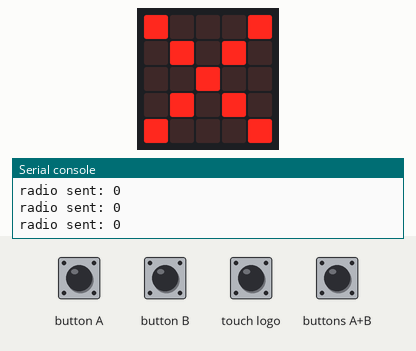
Recording of a program running on a simulated BBC micro:bit (MakeCode). Shown: the board's 5×5 LED display, the last lines printed to the serial console. The test bench sets the inputs (shaded band). No radio messages arrive unless stated (any console line starting 'radio sent:' is added by the test bench).

Above: at 1.2 s.
1.3 s: button A pressed for 1 s
At 2.3 s:
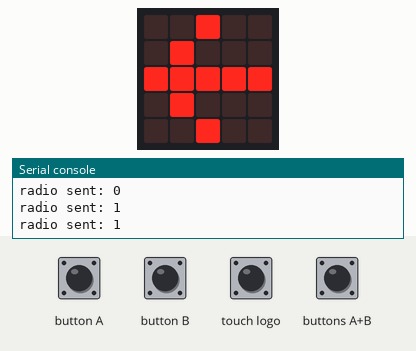
4.0 s: button B pressed for 0.25 s
At 4.42 s:
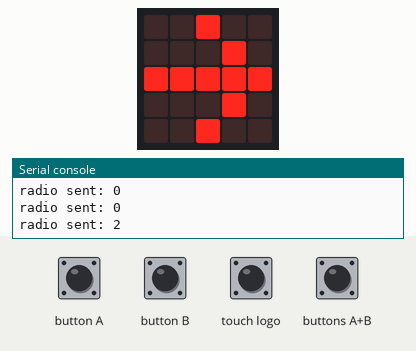
6.1 s: touch logo pressed for 0.25 s
At 6.52 s:
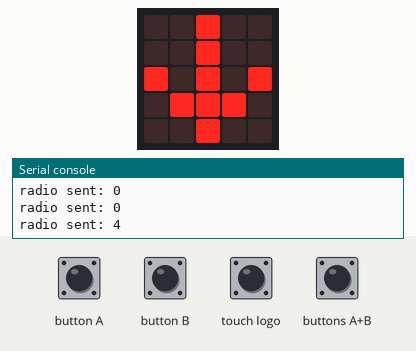
8.2 s: buttons A+B pressed for 0.25 s
At 8.62 s:
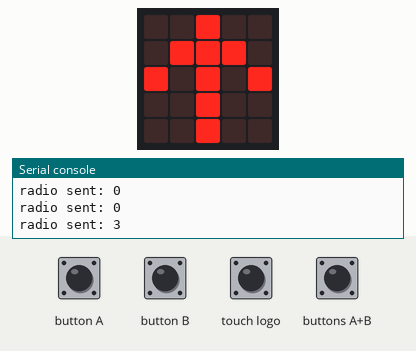
Timing chart, 0 to 11.2 s (numbered marks = the images above; inputs shaded):
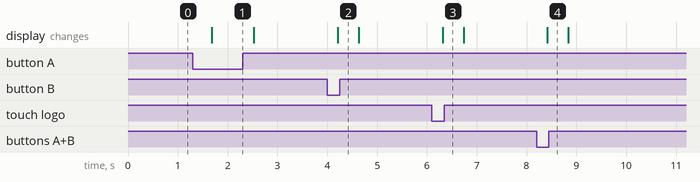

The program:

main.ts
```typescript
radio.setGroup(0)
let id = 0
basic.forever(function () {
    if (input.buttonIsPressed(Button.A)) {
        id = 1
    }
    if (input.buttonIsPressed(Button.B)) {
        id = 2
    }
    if (input.buttonIsPressed(Button.AB)) {
        id = 3
    }
    if (input.logoIsPressed()) {
        id = 4
    }
    radio.sendNumber(id)
    basic.clearScreen()
    if (id == 1) {
        basic.showLeds(`
            . . # . .
            . # . . .
            # # # # #
            . # . . .
            . . # . .
            `)
    } else if (id == 2) {
        basic.showLeds(`
            . . # . .
            . . . # .
            # # # # #
            . . . # .
            . . # . .
            `)
    } else if (id == 3) {
        basic.showLeds(`
            . . # . .
            . # # # .
            # . # . #
            . . # . .
            . . # . .
            `)
    } else if (id == 4) {
        basic.showLeds(`
            . . # . .
            . . # . .
            # . # . #
            . # # # .
            . . # . .
            `)
    } else {
        basic.showLeds(`
            # . . . #
            . # . # .
            . . # . .
            . # . # .
            # . . . #
            `)
    }
    id = 0
})
```

test.ts
```typescript
// Hier kann man Tests durchführen; diese Datei wird nicht kompiliert, wenn dieses Paket als Erweiterung verwendet wird.
```

Measured:
- after the input at 1.3 s, the display: changes after 0.38 s (image 1)
- after the input at 4.0 s, the display: changes after 0.21 s (image 2)
- after the input at 6.1 s, the display: changes after 0.21 s (image 3)
- after the input at 8.2 s, the display: changes after 0.22 s (image 4)
